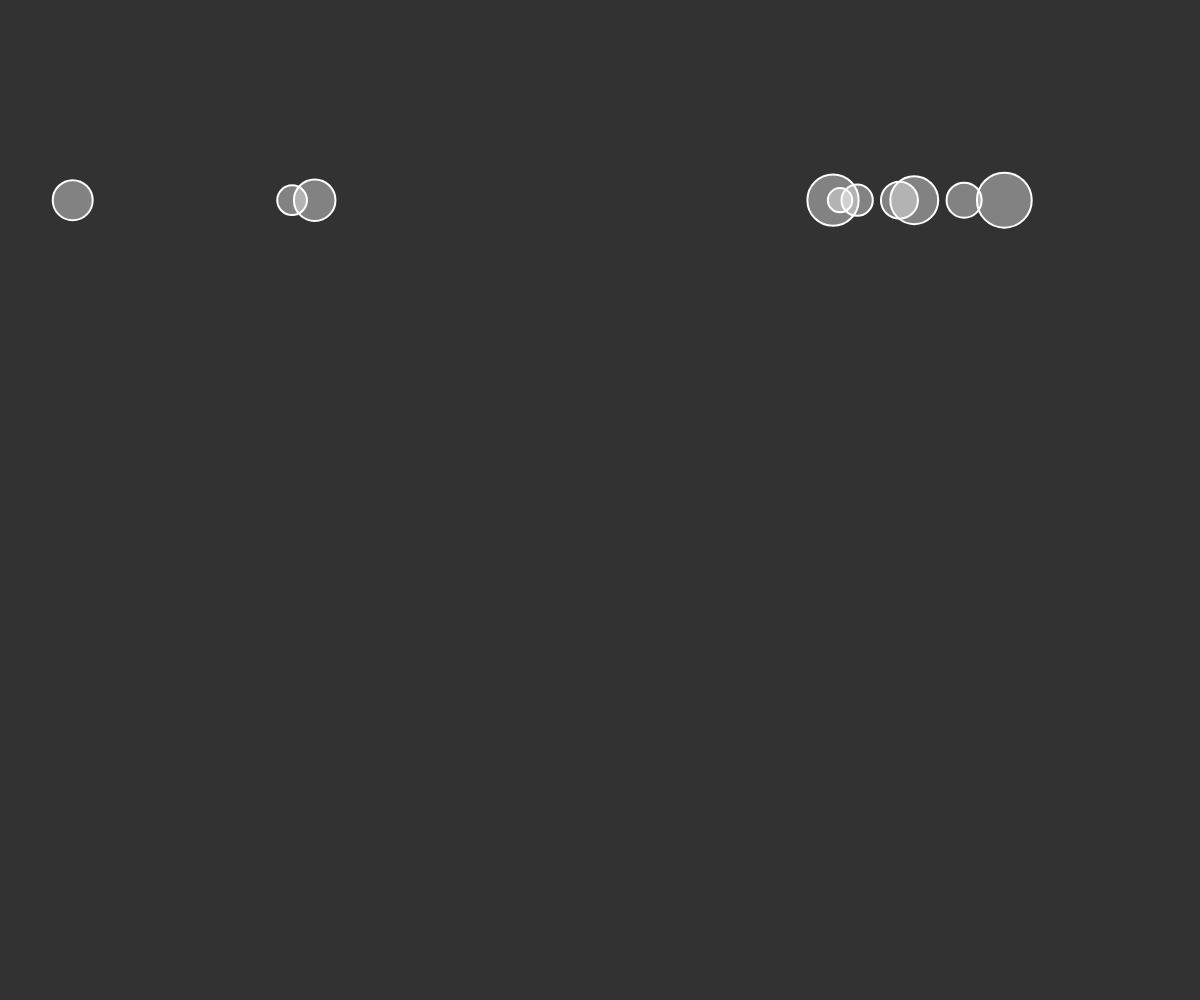
Frame 1 (no input)
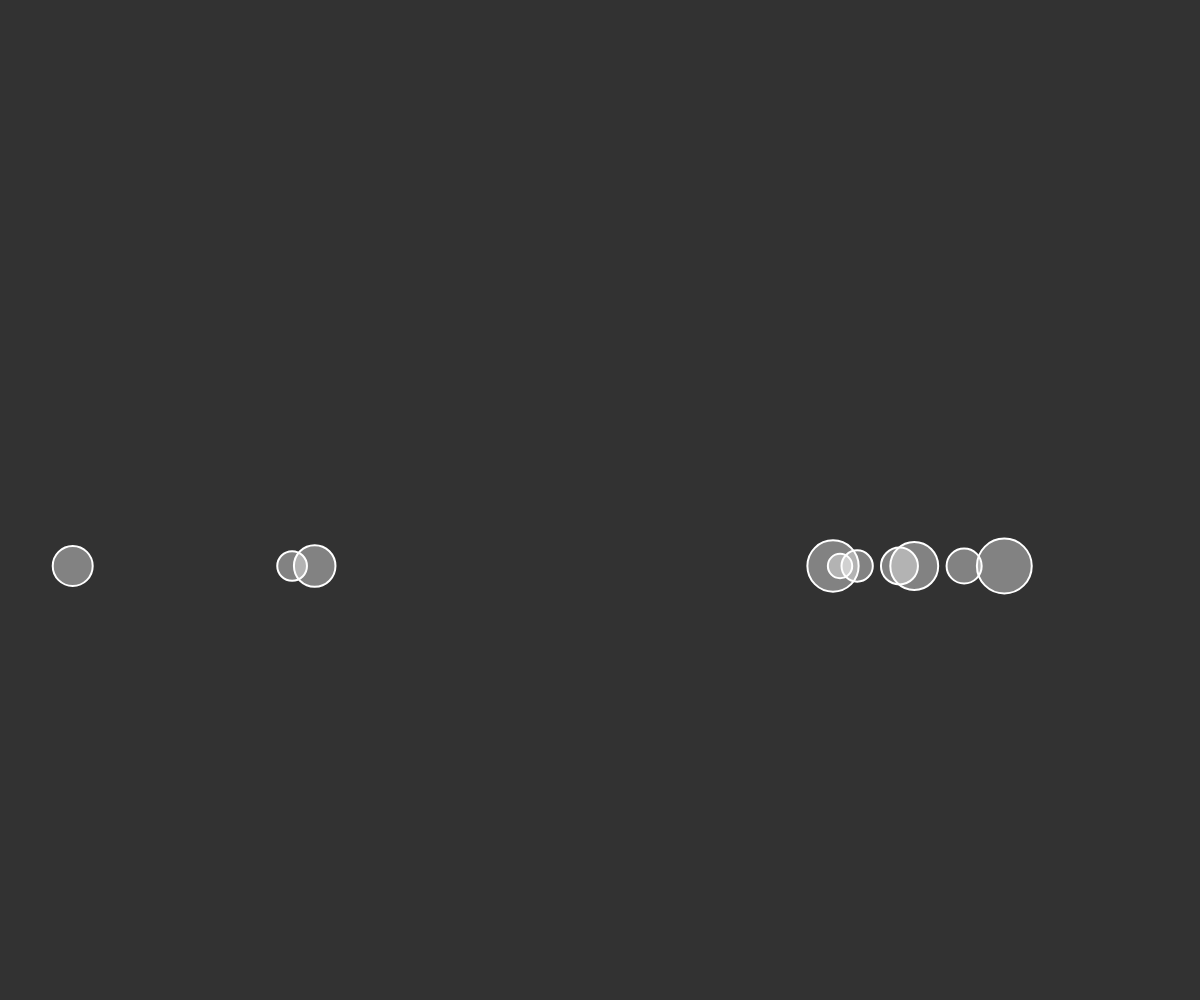
Frame 60 (no input)
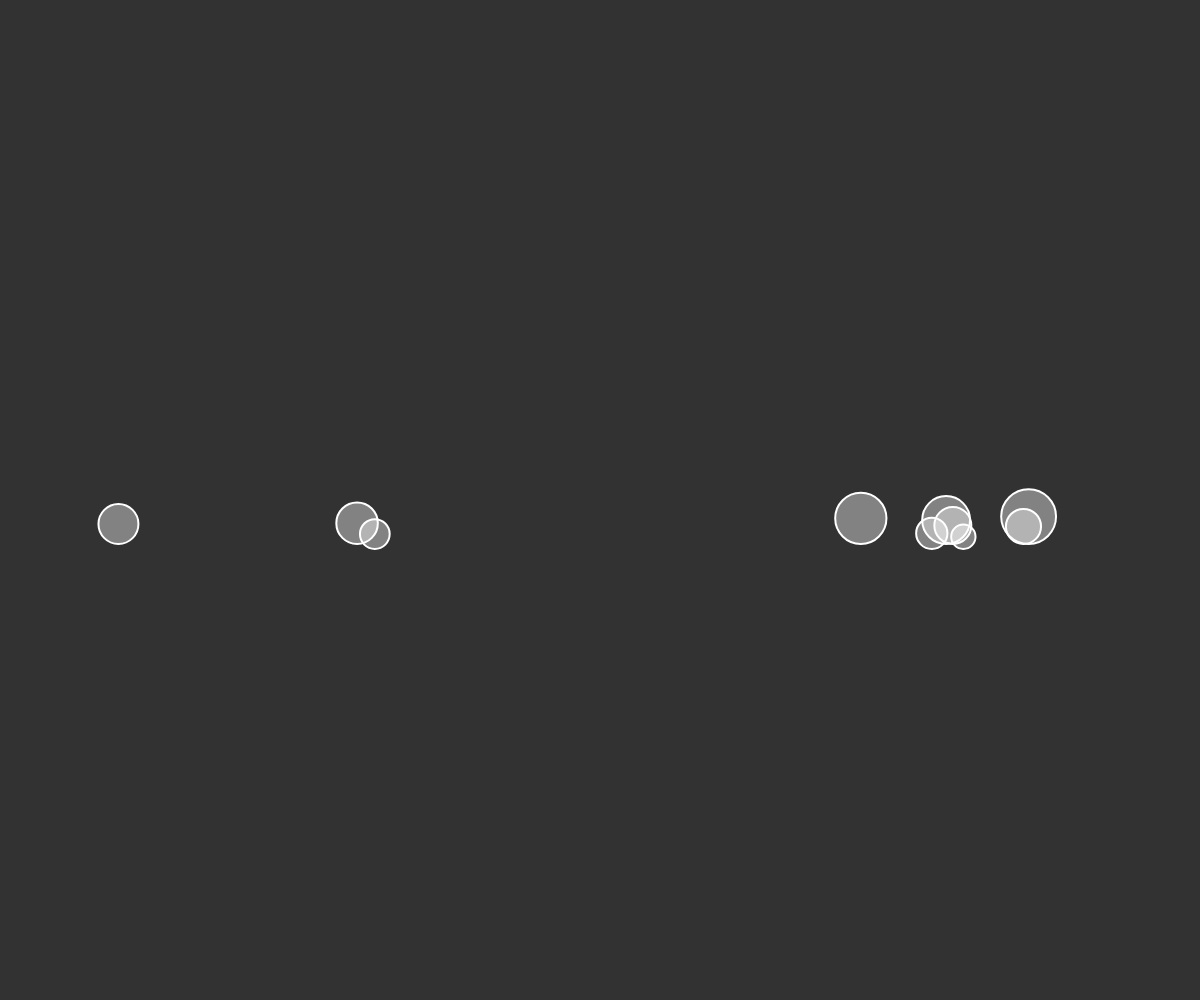
Frame 120 (the mouse pressed at the canvas centre since frame 60)

The p5.js sketch that drew these frames (run headless with seeded random() and noise() and a simulated clock; from frame 60 on, the mouse is pressed at the canvas centre):

// p5.js sketch
// ── sketch.js
const nbMovers = 10
const mu = 0.05;

let movers = [];

let gravity;
let wind;

function windowResized() {
	resizeCanvas(windowWidth, windowHeight);
}

function setup() {
	createCanvas(windowWidth, windowHeight);
	
	for(i = 0; i < nbMovers; i++){
		movers[i] = new Mover(random(windowWidth), 200, random(1, 8));
	}

	gravity = createVector(0, 0.2);
	wind = createVector(0.1, 0);
}

function draw() {
	background(50);

	for(mover of movers){
		if(mouseIsPressed){
			mover.applyForce(wind);
		}
	
		let weight = p5.Vector.mult(gravity, mover.mass);
		mover.applyForce(weight);
	
		mover.friction(mu);
	
		mover.update();
		mover.show();
	}
}
// ── Mover.js
class Mover{
    constructor(x, y, m=1){
        //Position of the mover
        this.position = createVector(x, y);
        //Velocity of the mover
        this.velocity = createVector();
        //Acceleration of the mover
        this.acceleration = createVector();

        //Mass of the mover
        this.mass = m;

        //Radius of the mover (depend of Mass)
        this.radius = sqrt(m) * 10;
    }

    applyForce(force){
        this.acceleration.add(p5.Vector.div(force, this.mass));
    }

    friction(mu){
        //If touch the floor
        if((height - (this.position.y + this.radius)) < 1){

            /** ==== F-> = -1 * µ * N * v-> ====
            *   F->   = Friction force
            *   µ     = Coef of Friction
            *   N     = Normal from surface
            *   v->   = Velocity Unit from mover
            * ================================== **/

            //=== Get Friction Direction ===
            // Get Velocity from mover
            let friction = this.velocity.copy();
            //Normalize Velocity to get Velocity Unit
            friction.normalize();
            //Multiply by -1
            friction.mult(-1);

            //=== Get Friction Magnitude ===
            //Get N
            let normal = this.mass;
            //Apply µ * N to F->
            friction.setMag(mu * normal);


            this.applyForce(friction);
        }
    }

    checkEdges(){
        if(this.position.y >= height - this.radius){
            this.position.y = height - this.radius;
            this.velocity.y *= -1;
        }

        if(this.position.x >= width - this.radius){
            this.position.x = width - this.radius;
            this.velocity.x *= -1;
        }else if(this.position.x <= 0 + this.radius){
            this.position.x = 0 + this.radius;
            this.velocity.x *= -1;
        }
    }

    update(){
        this.velocity.add(this.acceleration);

        this.position.add(this.velocity);
        this.checkEdges();

        this.acceleration.set(0, 0);
    }

    show(){
        stroke(255);
        strokeWeight(2);

        fill(255, 100);
        ellipse(this.position.x, this.position.y, this.radius*2);
    }
}
